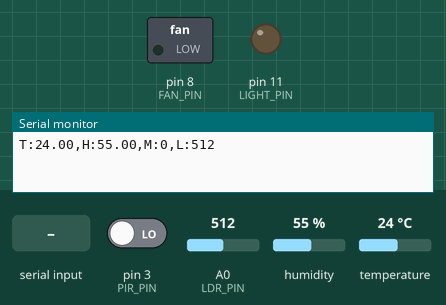
Recording of a sketch running on a simulated Arduino Uno, built with avr-gcc and run on an emulated ATmega328P. Parts: switched loads named in the sketch (green lamp = pin HIGH), output pins drawn as LEDs (lit = HIGH), the last lines printed to the serial monitor. The inputs (shaded band) are chosen by the test bench; at power-on: pin 3 (PIR_PIN) LOW, A0 (LDR_PIN) = 512, humidity 55 %, temperature 24 °C.

Above: at 1.2 s.
1.3 s: "1\n" received over Serial
At 3.2 s:
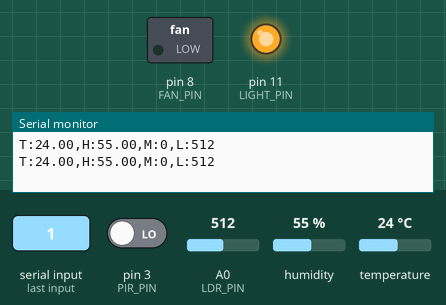
3.5 s: byte 70 ('F') received over Serial
At 4.6 s:
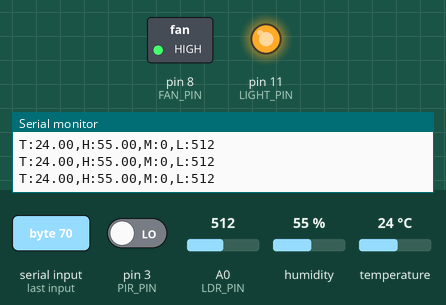
5.5 s: byte 48 ('0') received over Serial
At 7.0 s:
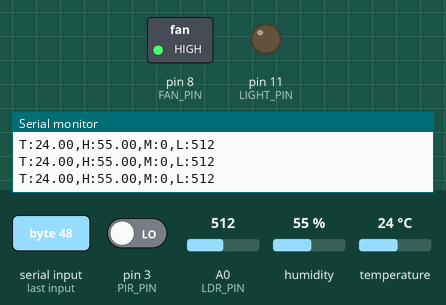
7.5 s: "f\n" received over Serial
At 9.3 s:
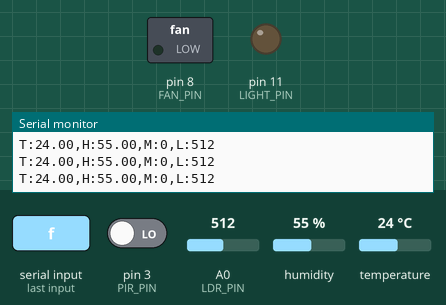
9.6 s: "F\n" received over Serial
At 10.6 s:
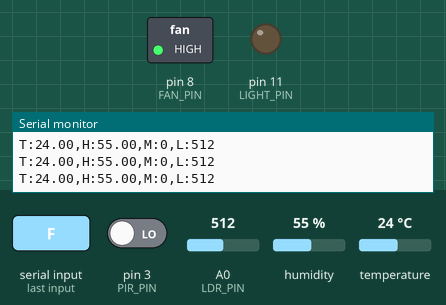
Timing chart, 0 to 12.6 s (numbered marks = the images above; inputs shaded):
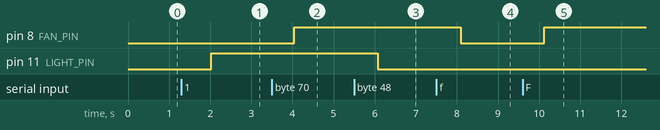

The sketch:

smart_home.ino
```cpp
#include <DHT.h>

#define DHT_TYPE DHT11

#define LIGHT_PIN   11
#define FAN_PIN      8

#define PIR_PIN      3
#define LDR_PIN      A0
#define DHT_PIN      2

DHT dht(DHT_PIN, DHT_TYPE);

bool autoLight = false;

void setup() {
  pinMode(LIGHT_PIN, OUTPUT);
  pinMode(FAN_PIN, OUTPUT);

  pinMode(PIR_PIN, INPUT);
  pinMode(LDR_PIN, INPUT);

  digitalWrite(LIGHT_PIN, LOW);  // Light OFF initially
  digitalWrite(FAN_PIN, LOW);    // Fan OFF initially

  Serial.begin(9600);
  dht.begin();
}

void loop() {

  // Serial commands for manual control
  while (Serial.available()) {
    char cmd = Serial.read();
    if (cmd == '\n' || cmd == '\r' || cmd == ' ') continue;

    switch (cmd) {
      // Light control
      case '1': digitalWrite(LIGHT_PIN, HIGH); autoLight = false; break;
      case '0': digitalWrite(LIGHT_PIN, LOW);  autoLight = false; break;
      case 'A': autoLight = true; break;  // Auto mode

      // Fan control
      case 'F': digitalWrite(FAN_PIN, HIGH); break;
      case 'f': digitalWrite(FAN_PIN, LOW);  break;
    }
  }

  // Auto light mode based on LDR
  if (autoLight) {
    int ldrValue = analogRead(LDR_PIN);
    digitalWrite(LIGHT_PIN, ldrValue < 500 ? HIGH : LOW);  // Adjust threshold if needed
  }

  // Send sensor readings to Serial
  Serial.print("T:");
  Serial.print(dht.readTemperature());
  Serial.print(",H:");
  Serial.print(dht.readHumidity());
  Serial.print(",M:");
  Serial.print(digitalRead(PIR_PIN));
  Serial.print(",L:");
  Serial.println(analogRead(LDR_PIN));

  delay(2000);  // 2-second interval
}
```

Measured:
- after the input at 1.3 s, pin 11 (LIGHT_PIN): LOW → HIGH after 0.72 s
- after the input at 3.5 s, pin 8 (FAN_PIN): LOW → HIGH after 0.55 s
- after the input at 5.5 s, pin 11 (LIGHT_PIN): HIGH → LOW after 0.57 s
- after the input at 7.5 s, pin 8 (FAN_PIN): HIGH → LOW after 0.60 s
- after the input at 9.6 s, pin 8 (FAN_PIN): LOW → HIGH after 0.52 s
